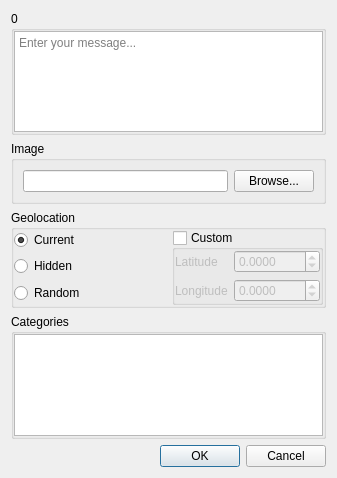
<?xml version="1.0" encoding="UTF-8"?>
<ui version="4.0">
 <class>NewPostDialog</class>
 <widget class="QDialog" name="NewPostDialog">
  <property name="geometry">
   <rect>
    <x>0</x>
    <y>0</y>
    <width>337</width>
    <height>478</height>
   </rect>
  </property>
  <property name="windowTitle">
   <string>New Post</string>
  </property>
  <layout class="QVBoxLayout" name="verticalLayout">
   <item>
    <widget class="QGroupBox" name="messageGroupBox">
     <property name="title">
      <string>0</string>
     </property>
     <property name="flat">
      <bool>false</bool>
     </property>
     <layout class="QHBoxLayout" name="horizontalLayout_3">
      <property name="leftMargin">
       <number>0</number>
      </property>
      <property name="topMargin">
       <number>0</number>
      </property>
      <property name="rightMargin">
       <number>0</number>
      </property>
      <property name="bottomMargin">
       <number>0</number>
      </property>
      <item>
       <widget class="QPlainTextEdit" name="plainTextEdit">
        <property name="sizePolicy">
         <sizepolicy hsizetype="Expanding" vsizetype="Expanding">
          <horstretch>0</horstretch>
          <verstretch>0</verstretch>
         </sizepolicy>
        </property>
        <property name="placeholderText">
         <string>Enter your message...</string>
        </property>
       </widget>
      </item>
     </layout>
    </widget>
   </item>
   <item>
    <widget class="QGroupBox" name="groupBox">
     <property name="title">
      <string>Image</string>
     </property>
     <layout class="QHBoxLayout" name="horizontalLayout">
      <item>
       <widget class="QLineEdit" name="imagePathLineEdit"/>
      </item>
      <item>
       <widget class="QPushButton" name="selectImageButton">
        <property name="text">
         <string>Browse...</string>
        </property>
       </widget>
      </item>
     </layout>
    </widget>
   </item>
   <item>
    <widget class="QGroupBox" name="groupBox_2">
     <property name="title">
      <string>Geolocation</string>
     </property>
     <layout class="QGridLayout" name="gridLayout">
      <property name="leftMargin">
       <number>0</number>
      </property>
      <property name="topMargin">
       <number>0</number>
      </property>
      <property name="rightMargin">
       <number>0</number>
      </property>
      <property name="bottomMargin">
       <number>0</number>
      </property>
      <item row="0" column="0">
       <widget class="QRadioButton" name="currentGeoRadioButton">
        <property name="text">
         <string>Current</string>
        </property>
        <property name="checked">
         <bool>true</bool>
        </property>
        <attribute name="buttonGroup">
         <string notr="true">buttonGroup</string>
        </attribute>
       </widget>
      </item>
      <item row="0" column="1" rowspan="3">
       <widget class="QGroupBox" name="customGeoGroupBox">
        <property name="title">
         <string>Custom</string>
        </property>
        <property name="checkable">
         <bool>true</bool>
        </property>
        <property name="checked">
         <bool>false</bool>
        </property>
        <layout class="QFormLayout" name="formLayout">
         <property name="leftMargin">
          <number>0</number>
         </property>
         <property name="topMargin">
          <number>0</number>
         </property>
         <property name="rightMargin">
          <number>0</number>
         </property>
         <property name="bottomMargin">
          <number>0</number>
         </property>
         <item row="2" column="0">
          <widget class="QLabel" name="longitudeLabel">
           <property name="text">
            <string>Longitude</string>
           </property>
           <property name="buddy">
            <cstring>longitudeDoubleSpinBox</cstring>
           </property>
          </widget>
         </item>
         <item row="2" column="1">
          <widget class="QDoubleSpinBox" name="longitudeDoubleSpinBox">
           <property name="decimals">
            <number>4</number>
           </property>
           <property name="minimum">
            <double>-180.000000000000000</double>
           </property>
           <property name="maximum">
            <double>180.000000000000000</double>
           </property>
          </widget>
         </item>
         <item row="1" column="1">
          <widget class="QDoubleSpinBox" name="latitudeDoubleSpinBox">
           <property name="decimals">
            <number>4</number>
           </property>
           <property name="minimum">
            <double>-90.000000000000000</double>
           </property>
           <property name="maximum">
            <double>90.000000000000000</double>
           </property>
          </widget>
         </item>
         <item row="1" column="0">
          <widget class="QLabel" name="latitudeLabel">
           <property name="text">
            <string>Latitude</string>
           </property>
           <property name="buddy">
            <cstring>latitudeDoubleSpinBox</cstring>
           </property>
          </widget>
         </item>
        </layout>
       </widget>
      </item>
      <item row="1" column="0">
       <widget class="QRadioButton" name="hiddenGeoRadioButton">
        <property name="text">
         <string>Hidden</string>
        </property>
        <attribute name="buttonGroup">
         <string notr="true">buttonGroup</string>
        </attribute>
       </widget>
      </item>
      <item row="2" column="0">
       <widget class="QRadioButton" name="randomGeoRadioButton">
        <property name="text">
         <string>Random</string>
        </property>
        <attribute name="buttonGroup">
         <string notr="true">buttonGroup</string>
        </attribute>
       </widget>
      </item>
     </layout>
    </widget>
   </item>
   <item>
    <widget class="QGroupBox" name="categoriesGroupBox">
     <property name="title">
      <string>Categories</string>
     </property>
     <layout class="QHBoxLayout" name="horizontalLayout_2">
      <property name="leftMargin">
       <number>0</number>
      </property>
      <property name="topMargin">
       <number>0</number>
      </property>
      <property name="rightMargin">
       <number>0</number>
      </property>
      <property name="bottomMargin">
       <number>0</number>
      </property>
      <item>
       <widget class="QListWidget" name="listWidget">
        <property name="sizePolicy">
         <sizepolicy hsizetype="Expanding" vsizetype="Expanding">
          <horstretch>0</horstretch>
          <verstretch>0</verstretch>
         </sizepolicy>
        </property>
        <property name="editTriggers">
         <set>QAbstractItemView::NoEditTriggers</set>
        </property>
        <property name="showDropIndicator" stdset="0">
         <bool>false</bool>
        </property>
        <property name="dragDropMode">
         <enum>QAbstractItemView::NoDragDrop</enum>
        </property>
        <property name="selectionMode">
         <enum>QAbstractItemView::NoSelection</enum>
        </property>
        <property name="resizeMode">
         <enum>QListView::Adjust</enum>
        </property>
        <property name="viewMode">
         <enum>QListView::IconMode</enum>
        </property>
        <property name="selectionRectVisible">
         <bool>false</bool>
        </property>
       </widget>
      </item>
     </layout>
    </widget>
   </item>
   <item>
    <widget class="QDialogButtonBox" name="buttonBox">
     <property name="orientation">
      <enum>Qt::Horizontal</enum>
     </property>
     <property name="standardButtons">
      <set>QDialogButtonBox::Cancel|QDialogButtonBox::Ok</set>
     </property>
    </widget>
   </item>
  </layout>
 </widget>
 <resources/>
 <connections>
  <connection>
   <sender>buttonBox</sender>
   <signal>rejected()</signal>
   <receiver>NewPostDialog</receiver>
   <slot>reject()</slot>
   <hints>
    <hint type="sourcelabel">
     <x>292</x>
     <y>370</y>
    </hint>
    <hint type="destinationlabel">
     <x>286</x>
     <y>274</y>
    </hint>
   </hints>
  </connection>
 </connections>
 <buttongroups>
  <buttongroup name="buttonGroup"/>
 </buttongroups>
</ui>
